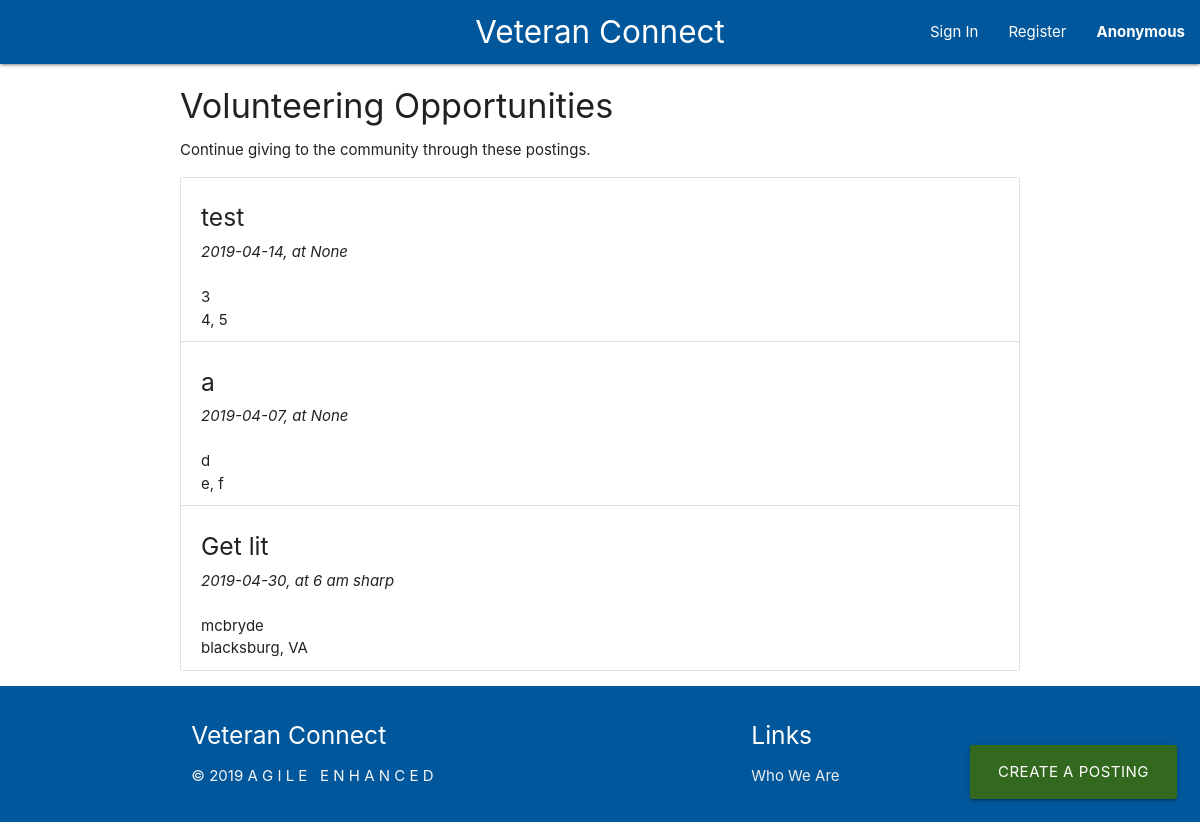
The app's page /service/, older data.
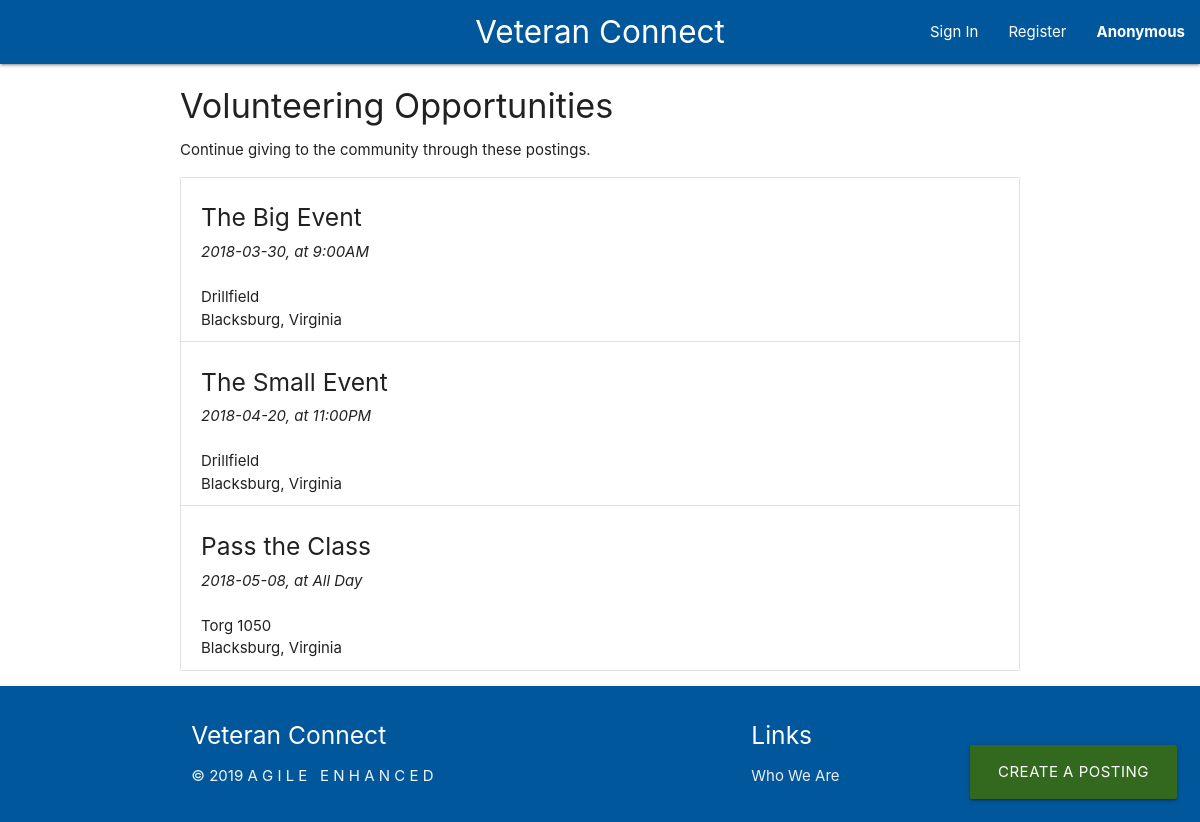
The same page, newer data.
### tables this page shows
CREATE TABLE community_service_events (
    event_id INTEGER PRIMARY KEY AUTOINCREMENT,
    name TEXT NOT NULL,
    date TEXT NOT NULL, 
    time TEXT,
    street_address TEXT,
    city TEXT,
    state TEXT,
    zipcode INTEGER
);

### community_service.py (the view)
@service.route('/', methods=['GET'])
def show_service():
    row = db.get_all_services()
    service = [convert_event(x) for x in row]
    if service is not None:
        session["service"] = service
    return render_template('community_service.html')

### auth.py (called while the page is built)
@auth.before_app_request
def load_logged_in_user():
    user_id = session.get('user_id')
    if user_id is None:
        g.user = None
    else:
        g.user = db.get_user_by_id(user_id)

### community_service.py (called while the page is built)
def convert_event(row):
    event = {
        'name': row['name'],
        'date': row['date'],
        'time': row['time'],
        'street_address': row['street_address'],
        'city': row['city'],
        'state': row['state'],
        'zipcode': row['zipcode'],
    }
    return event

### db.py (called while the page is built)
def get_db():
    if 'db' not in g:
        g.db = sqlite3.connect(
            current_app.config['DATABASE'],
            detect_types=sqlite3.PARSE_DECLTYPES
        )
        g.db.row_factory = sqlite3.Row
    return g.db

def query_db(query, args=(), one=False):
    cur = get_db().execute(query, args)
    rv = cur.fetchall()
    cur.close()
    return (rv[0] if rv else None) if one else rv

def get_all_services():
    try:
        return query_db('SELECT * FROM community_service_events')
    except Exception as e:
        print "could not get all services:", e

### templates/community_service.html (shortened to what this page needs)
{% extends 'base.html' %}
{% block content %}
<div class="container">
    <h4>Volunteering Opportunities</h4>
    <p>Continue giving to the community through these postings.</p>
    <div class="fixed-action-btn">
        <a class="btn btn-large light-green darken-4" href="/service/create">
            Create a Posting
        </a>
    </div>
    <ul class="collection">
        {% if session["service"] %}
            {% for event in session["service"] %}
                <li class="collection-item">
                    <h5>{{event['name']}}</h5>
                    <i>{{event['date']}}, at {{event['time']}}</i>
                    <br><br>
                    <span>{{event['street_address']}}</span><br>
                    <span>{{event['city']}}, {{event['state']}}</span>
                </li>
            {% endfor %}
        {% endif %}
    </ul>
</div>
{% endblock %}

### templates/base.html (shortened to what this page needs)
<!DOCTYPE html>
<html lang="en">
<head>
    <link rel="stylesheet" type="text/css" href="/static/css/materialize.css">
    <link rel="stylesheet" type="text/css" href="/static/css/custom.css">
</head>
<body>
    <header>
        <nav>
            <div class="nav-wrapper light-blue darken-4">
                <a href="/" class="brand-logo center" id="veteran-connect-logo">Veteran Connect</a>
                <ul id="nav-mobile" class="right hide-on-med-and-down">
                    {% if session['user_id'] %}
                    <li><a href="/dashboard">Dashboard</a></li>
                    {% else %}
                    <li><a href="/login">Sign In</a></li>
                    <li><a href="/register">Register</a></li>
                    {% endif %}
                    <li>
                        <a class="dropdown-trigger" href="#!" data-target="nav-dropdown">
                            {% if session['user_id'] %}
                            {{session['username']}}
                            {% else %}
                            Anonymous
                            {% endif %}
                        </a>
                    </li>
                </ul>
            </div>
        </nav>
    </header>
    <main>
        {% block content %}{% endblock %}
    </main>
    <footer class="page-footer light-blue darken-4">
        <div class="container light-blue darken-4">
          <div class="row">
            <div class="col l6 s12">
              <h5 class="white-text">Veteran Connect</h5>
              <p class="grey-text text-lighten-4" style="white-space: pre;">© 2019 A G I L E   E N H A N C E D </p>
            </div>
            <div class="col l4 offset-l2 s12">
              <h5 class="white-text">Links</h5>
              <ul>
                <li><a class="grey-text text-lighten-3" href="/about_us">Who We Are</a></li>
              </ul>
            </div>
          </div>
        </div>
    </footer>
</body>
</html>

### static/css/custom.css (style rules this page uses)
.dropdown-trigger { font-weight: bold; }

Row changes from the older to the newer data that the page shows:
removed community_service_events: name "test", date "2019-04-14", time "None", street_address "3", city "4", state "5"
added community_service_events: name "The Big Event", date "2018-03-30", time "9:00AM", street_address "Drillfield", city "Blacksburg", state "Virginia"
changed community_service_events: name "a" → "The Small Event"; date "2019-04-07" → "2018-04-20"; time "None" → "11:00PM"; street_address "d" → "Drillfield"; city "e" → "Blacksburg"; state "f" → "Virginia"
changed community_service_events: name "Get lit" → "Pass the Class"; date "2019-04-30" → "2018-05-08"; time "6 am sharp" → "All Day"; street_address "mcbryde" → "Torg 1050"; city "blacksburg" → "Blacksburg"; state "VA" → "Virginia"
